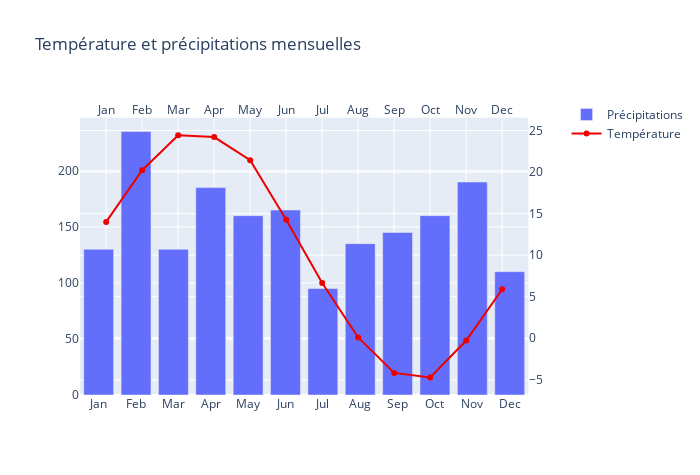

The code cell stored with this chart in its notebook:
### Markdown cell above
# Etape 4 - Créer un tableau de bord interactif

### Code cell
import numpy as np
import plotly.graph_objects as go
from plotly.subplots import make_subplots

fig=make_subplots(
        specs=[[{"secondary_y": True}]])
fig.update_layout(title_text='Température et précipitations mensuelles')   

fig.update_layout(xaxis2= {'anchor': 'y', 'overlaying': 'x', 'side': 'top'},yaxis_domain=[0, 0.94])

fig.add_trace(
    go.Bar(x=monthly_precip.index,
           y=monthly_precip,
           name="Précipitations",
          ), secondary_y=False)
fig.add_trace(
    go.Scatter(x=monthly_temp.index,
            y=monthly_temp,
            name="Température",
            line_color="#ee0000"), secondary_y=True)
fig.data[1].update(xaxis='x2')
fig.update_layout(width=700, height=475)

### Figure 1 — Plotly figure (JSON) as saved in the notebook; plotly's stock layout.template omitted (floating-point values rounded to 4 significant figures)
{"data": [{"name": "Précipitations", "type": "bar", "x": ["Jan", "Feb", "Mar", "Apr", "May", "Jun", "Jul", "Aug", "Sep", "Oct", "Nov", "Dec"], "xaxis": "x", "y": [130, 235, 130, 185, 160, 165, 95, 135, 145, 160, 190, 110], "yaxis": "y"}, {"line": {"color": "#ee0000"}, "name": "Température", "type": "scatter", "x": ["Jan", "Feb", "Mar", "Apr", "May", "Jun", "Jul", "Aug", "Sep", "Oct", "Nov", "Dec"], "xaxis": "x2", "y": [14.0, 20.22, 24.42, 24.21, 21.42, 14.26, 6.656, 0.09351, -4.171, -4.709, -0.2753, 5.901], "yaxis": "y2"}], "layout": {"height": 475, "title": {"text": "Température et précipitations mensuelles"}, "width": 700, "xaxis": {"anchor": "y", "domain": [0, 0.94]}, "xaxis2": {"anchor": "y", "overlaying": "x", "side": "top"}, "yaxis": {"anchor": "x", "domain": [0, 0.94]}, "yaxis2": {"anchor": "x", "overlaying": "y", "side": "right"}}}
